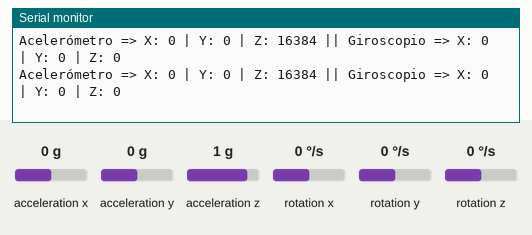
The sketch below on a simulated ESP32. On the bench: the last lines printed to the serial monitor. Inputs (shaded band) come from the test bench; at power-on: acceleration x 0 g, acceleration y 0 g, acceleration z 1 g, rotation x 0 °/s, rotation y 0 °/s, rotation z 0 °/s.

Above: at 1.2 s.
1.3 s: acceleration x set to -1.4 g
At 1.9 s:
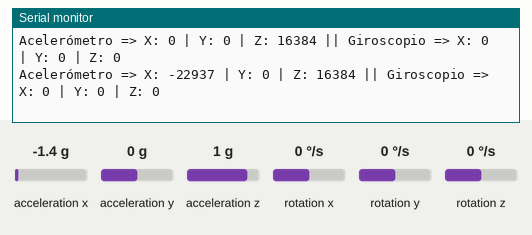
2.8 s: acceleration y set to -1.4 g
At 3.4 s:
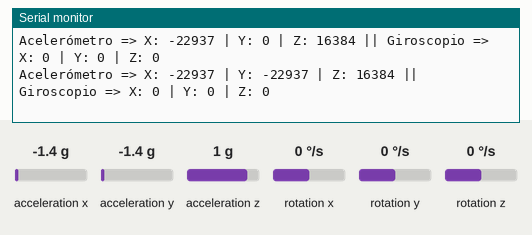
4.3 s: acceleration z set to -1.4 g
At 5.0 s:
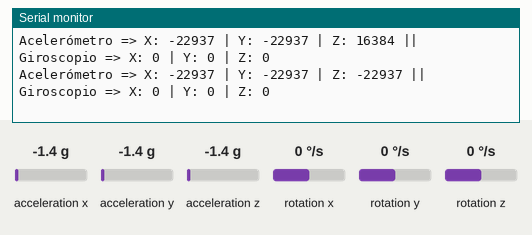
5.8 s: rotation x set to -192 °/s
At 6.5 s:
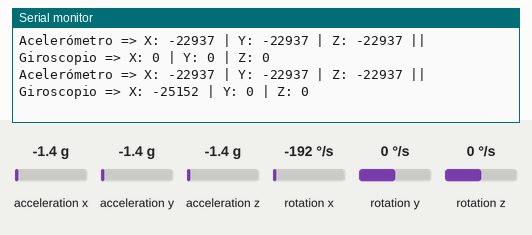
7.3 s: rotation y set to -192 °/s
At 8.0 s:
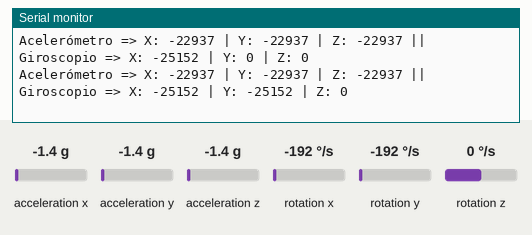

The sketch:

prueba_mpu.ino
```cpp
#include <Wire.h>
#include <MPU6050.h>

// Crear objeto MPU6050
MPU6050 mpu(0x68); // Dirección I2C por defecto del MPU6050

void setup() {
  Serial.begin(115200);
  Wire.begin(21, 22);  // SDA = GPIO21, SCL = GPIO22 en ESP32

  Serial.println("Iniciando MPU6050...");

  mpu.initialize();

  // Verificar conexión
  if (mpu.testConnection()) {
    Serial.println("MPU6050 conectado correctamente.");
  } else {
    Serial.println("Error al conectar con MPU6050. Verifica las conexiones.");
    while (1);
  }
}

void loop() {
  int16_t ax, ay, az;
  int16_t gx, gy, gz;

  // Obtener datos crudos
  mpu.getMotion6(&ax, &ay, &az, &gx, &gy, &gz);

  // Mostrar en Serial Monitor
  Serial.print("Acelerómetro => ");
  Serial.print("X: "); Serial.print(ax);
  Serial.print(" | Y: "); Serial.print(ay);
  Serial.print(" | Z: "); Serial.print(az);

  Serial.print(" || Giroscopio => ");
  Serial.print("X: "); Serial.print(gx);
  Serial.print(" | Y: "); Serial.print(gy);
  Serial.print(" | Z: "); Serial.println(gz);

  delay(500);
}
```

Measured:
- after the input at 1.3 s, the serial monitor: prints a new line after 0.22 s (image 1)
- after the input at 2.8 s, the serial monitor: prints a new line after 0.23 s (image 2)
- after the input at 4.3 s, the serial monitor: prints a new line after 0.25 s (image 3)
- after the input at 5.8 s, the serial monitor: prints a new line after 0.27 s (image 4)
- after the input at 7.3 s, the serial monitor: prints a new line after 0.29 s (image 5)
